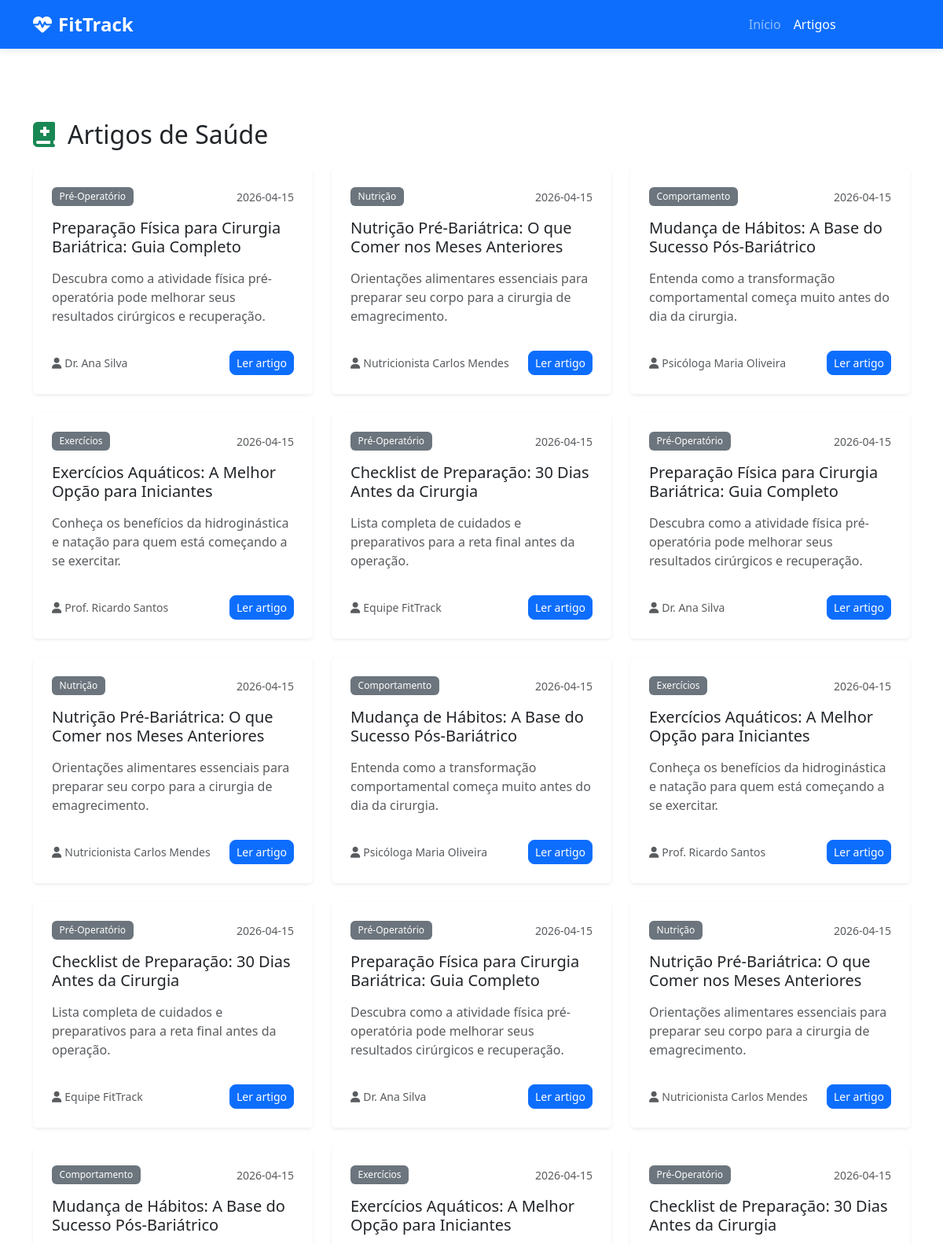
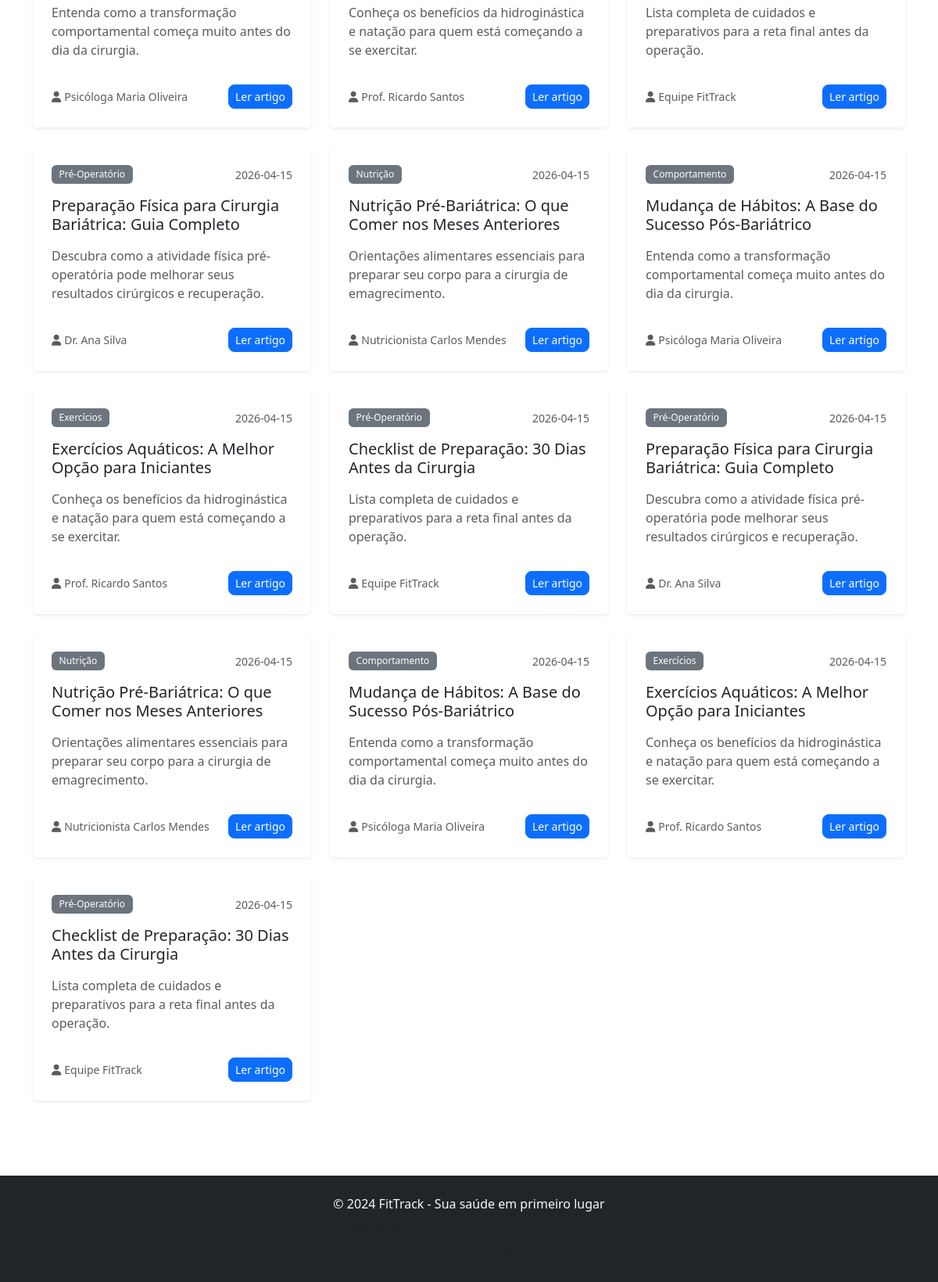
Page /artigos on the committed database (2 pictures, top to bottom).
### tables this page shows
CREATE TABLE artigos (
            id INTEGER PRIMARY KEY AUTOINCREMENT,
            titulo TEXT NOT NULL,
            resumo TEXT,
            conteudo TEXT,
            categoria TEXT,
            autor TEXT,
            imagem_url TEXT,
            data_publicacao TIMESTAMP DEFAULT CURRENT_TIMESTAMP
        );

### app.py (the view)
@app.route('/artigos')
def artigos():
    conn = get_db_connection()
    artigos = conn.execute('SELECT * FROM artigos ORDER BY data_publicacao DESC').fetchall()
    conn.close()
    return render_template('artigos.html', artigos=artigos)

### app.py (called while the page is built)
def get_db_connection():
    conn = sqlite3.connect(DATABASE)
    conn.row_factory = sqlite3.Row
    return conn

### templates/artigos.html (shortened to what this page needs)
{% extends "base.html" %}
{% block content %}
<div class="container py-5 mt-5">
    <h1 class="h2 mb-4"><i class="fas fa-book-medical text-success me-3"></i>Artigos de Saúde</h1>
    <div class="row g-4">
        {% for artigo in artigos %}
        <div class="col-md-6 col-lg-4">
            <div class="card h-100 border-0 shadow-sm hover-card">
                <div class="card-body p-4">
                    <div class="d-flex justify-content-between align-items-center mb-3">
                        <span class="badge bg-secondary">{{ artigo.categoria }}</span>
                        <small class="text-muted">{{ artigo.data_publicacao[:10] }}</small>
                    </div>
                    <h5 class="card-title mb-3">{{ artigo.titulo }}</h5>
                    <p class="card-text text-muted">{{ artigo.resumo }}</p>
                </div>
                <div class="card-footer bg-white border-0 px-4 pb-4">
                    <div class="d-flex justify-content-between align-items-center">
                        <small class="text-muted"><i class="fas fa-user me-1"></i>{{ artigo.autor }}</small>
                        <a href="{{ url_for('artigo_detalhe', id=artigo.id) }}" class="btn btn-primary btn-sm">Ler artigo</a>
                    </div>
                </div>
            </div>
        </div>
        {% endfor %}
    </div>
</div>
{% endblock %}

### static/css/style.css (style rules this page uses)
:root { --primary-color: #0d6efd; --secondary-color: #6c757d; --success-color: #198754; --info-color: #0dcaf0; --warning-color: #ffc107; --danger-color: #dc3545; --light-color: #f8f9fa; --dark-color: #212529; }
* { margin: 0; padding: 0; box-sizing: border-box; }
body { font-family: 'Segoe UI', Tahoma, Geneva, Verdana, sans-serif; padding-top: 56px; min-height: 100vh; display: flex; flex-direction: column; }
.hover-card { transition: transform 0.3s ease, box-shadow 0.3s ease; }
.badge { font-weight: 500; padding: 0.5em 0.8em; }
.btn { font-weight: 500; border-radius: 0.5rem; }
.card { animation: fadeIn 0.5s ease-out; }

### rows in the picture
artigos: categoria "Pré-Operatório", data_publicacao "2026-04-15", titulo "Preparação Física para Cirurgia Bariátrica: Guia Completo", resumo "Descubra como a atividade física pré-operatória pode melhorar seus resultados cirúrgicos e recuperação.", autor "Dr. Ana Silva"
artigos: categoria "Nutrição", data_publicacao "2026-04-15", titulo "Nutrição Pré-Bariátrica: O que Comer nos Meses Anteriores", resumo "Orientações alimentares essenciais para preparar seu corpo para a cirurgia de emagrecimento.", autor "Nutricionista Carlos Mendes"
artigos: categoria "Comportamento", data_publicacao "2026-04-15", titulo "Mudança de Hábitos: A Base do Sucesso Pós-Bariátrico", resumo "Entenda como a transformação comportamental começa muito antes do dia da cirurgia.", autor "Psicóloga Maria Oliveira"
artigos: categoria "Exercícios", data_publicacao "2026-04-15", titulo "Exercícios Aquáticos: A Melhor Opção para Iniciantes", resumo "Conheça os benefícios da hidroginástica e natação para quem está começando a se exercitar.", autor "Prof. Ricardo Santos"
artigos: categoria "Pré-Operatório", data_publicacao "2026-04-15", titulo "Checklist de Preparação: 30 Dias Antes da Cirurgia", resumo "Lista completa de cuidados e preparativos para a reta final antes da operação.", autor "Equipe FitTrack"
artigos: categoria "Pré-Operatório", data_publicacao "2026-04-15", titulo "Preparação Física para Cirurgia Bariátrica: Guia Completo", resumo "Descubra como a atividade física pré-operatória pode melhorar seus resultados cirúrgicos e recuperação.", autor "Dr. Ana Silva"
artigos: categoria "Nutrição", data_publicacao "2026-04-15", titulo "Nutrição Pré-Bariátrica: O que Comer nos Meses Anteriores", resumo "Orientações alimentares essenciais para preparar seu corpo para a cirurgia de emagrecimento.", autor "Nutricionista Carlos Mendes"
artigos: categoria "Comportamento", data_publicacao "2026-04-15", titulo "Mudança de Hábitos: A Base do Sucesso Pós-Bariátrico", resumo "Entenda como a transformação comportamental começa muito antes do dia da cirurgia.", autor "Psicóloga Maria Oliveira"
artigos: categoria "Exercícios", data_publicacao "2026-04-15", titulo "Exercícios Aquáticos: A Melhor Opção para Iniciantes", resumo "Conheça os benefícios da hidroginástica e natação para quem está começando a se exercitar.", autor "Prof. Ricardo Santos"
artigos: categoria "Pré-Operatório", data_publicacao "2026-04-15", titulo "Checklist de Preparação: 30 Dias Antes da Cirurgia", resumo "Lista completa de cuidados e preparativos para a reta final antes da operação.", autor "Equipe FitTrack"
artigos: categoria "Pré-Operatório", data_publicacao "2026-04-15", titulo "Preparação Física para Cirurgia Bariátrica: Guia Completo", resumo "Descubra como a atividade física pré-operatória pode melhorar seus resultados cirúrgicos e recuperação.", autor "Dr. Ana Silva"
artigos: categoria "Nutrição", data_publicacao "2026-04-15", titulo "Nutrição Pré-Bariátrica: O que Comer nos Meses Anteriores", resumo "Orientações alimentares essenciais para preparar seu corpo para a cirurgia de emagrecimento.", autor "Nutricionista Carlos Mendes"
artigos: categoria "Comportamento", data_publicacao "2026-04-15", titulo "Mudança de Hábitos: A Base do Sucesso Pós-Bariátrico", resumo "Entenda como a transformação comportamental começa muito antes do dia da cirurgia.", autor "Psicóloga Maria Oliveira"
artigos: categoria "Exercícios", data_publicacao "2026-04-15", titulo "Exercícios Aquáticos: A Melhor Opção para Iniciantes", resumo "Conheça os benefícios da hidroginástica e natação para quem está começando a se exercitar.", autor "Prof. Ricardo Santos"
artigos: categoria "Pré-Operatório", data_publicacao "2026-04-15", titulo "Checklist de Preparação: 30 Dias Antes da Cirurgia", resumo "Lista completa de cuidados e preparativos para a reta final antes da operação.", autor "Equipe FitTrack"
artigos: categoria "Pré-Operatório", data_publicacao "2026-04-15", titulo "Preparação Física para Cirurgia Bariátrica: Guia Completo", resumo "Descubra como a atividade física pré-operatória pode melhorar seus resultados cirúrgicos e recuperação.", autor "Dr. Ana Silva"
artigos: categoria "Nutrição", data_publicacao "2026-04-15", titulo "Nutrição Pré-Bariátrica: O que Comer nos Meses Anteriores", resumo "Orientações alimentares essenciais para preparar seu corpo para a cirurgia de emagrecimento.", autor "Nutricionista Carlos Mendes"
artigos: categoria "Comportamento", data_publicacao "2026-04-15", titulo "Mudança de Hábitos: A Base do Sucesso Pós-Bariátrico", resumo "Entenda como a transformação comportamental começa muito antes do dia da cirurgia.", autor "Psicóloga Maria Oliveira"
artigos: categoria "Exercícios", data_publicacao "2026-04-15", titulo "Exercícios Aquáticos: A Melhor Opção para Iniciantes", resumo "Conheça os benefícios da hidroginástica e natação para quem está começando a se exercitar.", autor "Prof. Ricardo Santos"
artigos: categoria "Pré-Operatório", data_publicacao "2026-04-15", titulo "Checklist de Preparação: 30 Dias Antes da Cirurgia", resumo "Lista completa de cuidados e preparativos para a reta final antes da operação.", autor "Equipe FitTrack"
artigos: categoria "Pré-Operatório", data_publicacao "2026-04-15", titulo "Preparação Física para Cirurgia Bariátrica: Guia Completo", resumo "Descubra como a atividade física pré-operatória pode melhorar seus resultados cirúrgicos e recuperação.", autor "Dr. Ana Silva"
artigos: categoria "Nutrição", data_publicacao "2026-04-15", titulo "Nutrição Pré-Bariátrica: O que Comer nos Meses Anteriores", resumo "Orientações alimentares essenciais para preparar seu corpo para a cirurgia de emagrecimento.", autor "Nutricionista Carlos Mendes"
artigos: categoria "Comportamento", data_publicacao "2026-04-15", titulo "Mudança de Hábitos: A Base do Sucesso Pós-Bariátrico", resumo "Entenda como a transformação comportamental começa muito antes do dia da cirurgia.", autor "Psicóloga Maria Oliveira"
artigos: categoria "Exercícios", data_publicacao "2026-04-15", titulo "Exercícios Aquáticos: A Melhor Opção para Iniciantes", resumo "Conheça os benefícios da hidroginástica e natação para quem está começando a se exercitar.", autor "Prof. Ricardo Santos"
artigos: categoria "Pré-Operatório", data_publicacao "2026-04-15", titulo "Checklist de Preparação: 30 Dias Antes da Cirurgia", resumo "Lista completa de cuidados e preparativos para a reta final antes da operação.", autor "Equipe FitTrack"
